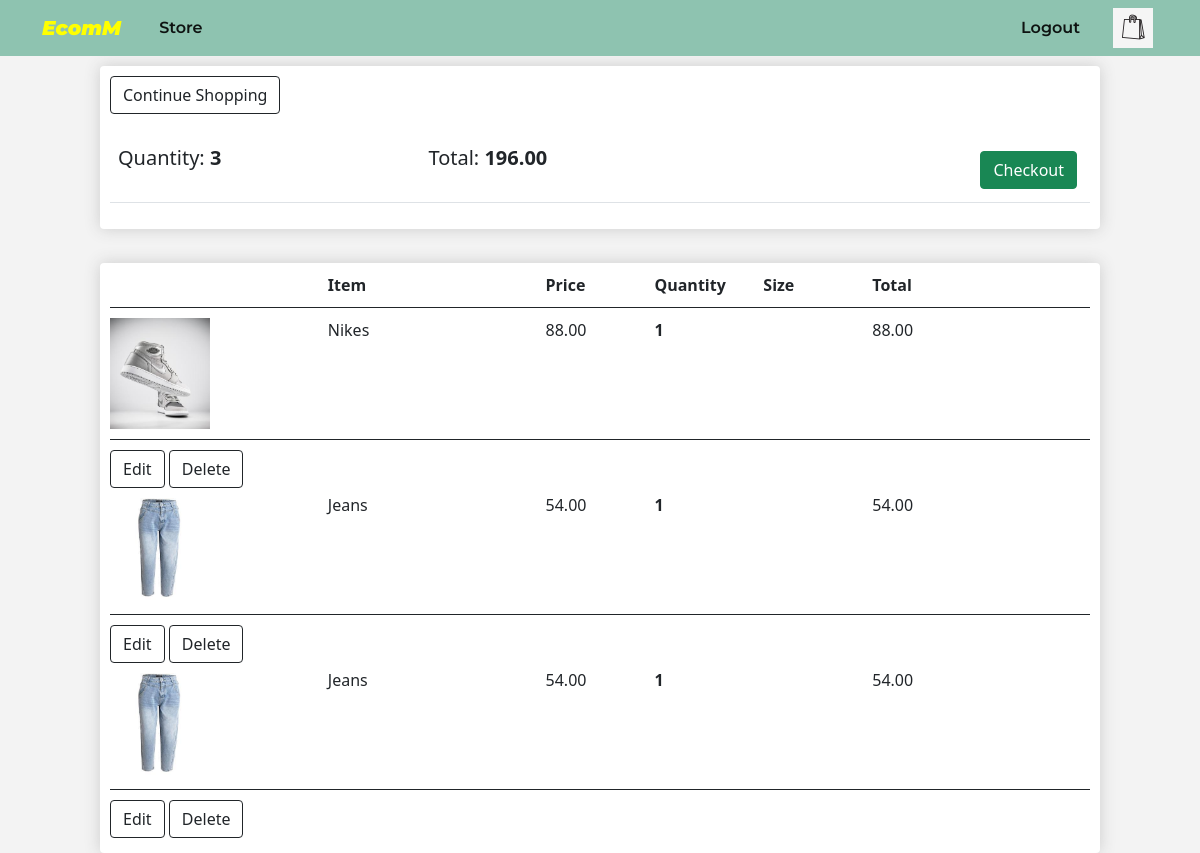
The page /order/ (signed in) on the database its author committed.
### products/models.py (models this page shows, shortened)
class Order(models.Model):
    customer = models.ForeignKey(Profile, on_delete=models.SET_NULL, null=True)
    compleated = models.BooleanField(default=False)
    @property
    def get_price_total(self):
        orderitems = self.order_items.all()
        total_orderitem = sum([item.get_total for item in orderitems])
        return total_orderitem
    @property
    def get_qty_total(self):
        orderitems = self.order_items.all()
        total_qty = sum([item.quantity for item in orderitems])
        return total_qty

class OrderItem(models.Model):
    product = models.ForeignKey(ProductCard, on_delete=models.SET_NULL, null=True, blank=True)
    order = models.ForeignKey(Order, on_delete=models.SET_NULL, null=True, related_name="order_items", blank=True)
    quantity = models.IntegerField(default=1, null=True, blank=True)
    shoe_size = models.ForeignKey('ShoeSize', on_delete=models.SET_NULL, blank=True, null=True)
    cloth_size = models.ForeignKey('ClothSize', on_delete=models.SET_NULL, blank=True, null=True)
    @property
    def get_total(self):
        total = self.product.price * self.quantity
        return total

class ProductCard(models.Model):
    product_image = models.ImageField(null=True, blank=True, upload_to="product_images/", default="default-product.png")
    title = models.CharField(max_length=150)
    description = models.TextField(max_length=500, null=True, blank=True)
    price = models.DecimalField(max_digits=5, decimal_places=2)
    created = models.DateTimeField(auto_now_add=True)
    is_shoe = models.BooleanField(default=True)
    is_cloth = models.BooleanField(default=True)
    def __str__(self):
        return self.title
    class Meta:
        ordering = ['created']

### products/views.py (the view)
# urls.py: path('order/', views.order, name='order'),
@login_required(login_url='login')
def order(request):
    customer = request.user.profile
    order , created = Order.objects.get_or_create(customer=customer, compleated=False)
    orderItems = order.order_items.all()
    return render(request, 'products/order.html', {'orderItems':orderItems, 'order':order,})

### products/templates/products/order.html (shortened to what this page needs)
{%extends 'main.html'%} {% load static %} {%block content%}
<div class="wrapper">
  <div class="row">
    <div class="col-lg-12">
      <div class="box-element">
        <a class="btn btn-outline-dark" href="{%url 'products' %}">Continue Shopping</a>
        <br />
        <br />
        <table class="table">
          <tr>
            <th>
              <h5>Quantity: <strong>{{order.get_qty_total}}</strong></h5>
            </th>
            <th>
              <h5>
                Total: <strong>{{order.get_price_total|floatformat:2}}</strong>
              </h5>
            </th>
            <th>
              {%if order.get_qty_total%}
              <a
                id="checkout"
                class="btn btn-success"
                href="{%url 'checkout' order.id%}">Checkout</a>
              {%endif%}
            </th>
          </tr>
        </table>
      </div>
      <br />
      <div class="box-element">
        <div class="cart-row">
          <div style="flex: 2"></div>
          <div style="flex: 2"><strong>Item</strong></div>
          <div style="flex: 1"><strong>Price</strong></div>
          <div style="flex: 1"><strong>Quantity</strong></div>
          <div style="flex: 1"><strong>Size</strong></div>
          <div style="flex: 2"><strong>Total</strong></div>
        </div>
        {% for item in orderItems %}
        <div class="cart-row">
          <div style="flex: 2">
            {%if item.product.product_image%}
            <img
              class="row-image"
              src="{{item.product.product_image.url}}"
              alt=""
            />
            {%endif%}
          </div>
          <div style="flex: 2"><p>{{item.product}}</p></div>
          <div style="flex: 1"><p>{{item.product.price|floatformat:2}}</p></div>
          <div style="flex: 1">
            <p class="quantity">
              {{item.quantity}}
            </p>
          </div>
          <div style="flex: 1">
          </div>
          <div style="flex: 2"><p>{{item.get_total|floatformat:2}}</p></div>
        </div>
        <div class="edit">
          <a class="btn btn-outline-dark" href="{%url 'update-orderItem' item.id %}">Edit</a>
          <a class="btn btn-outline-dark" href="{%url 'delete-orderItem' item.id %}">Delete</a>
        </div>
        {% endfor %}
      </div>
    </div>
  </div>
</div>
{%endblock%}

### static/css/style.css (style rules this page uses)
* { text-decoration: none; }
body { background-color: #f3f3f3; }
.wrapper { margin: 0 auto; width: 1000px; }
.box-element { box-shadow: hsl(0, 0%, 80%) 0 0 16px; background-color: #fff; border-radius: 4px; padding: 10px; margin-top: 10px; }
#checkout, #shipout { float: right; margin: 5px; }
.cart-row { display: flex; align-items: stretch; padding-bottom: 10px; margin-bottom: 10px; border-bottom: 1px solid; }
.row-image { width: 100px; }
.edit { display: inline-block; margin-bottom: 5px; }
.quantity { display: inline-block; font-weight: 700; padding-right: 10px; margin-bottom: 0; }

### rows shown on the page
Order: get_qty_total "3", get_price_total "196.00"
OrderItem: product.product_image (picture), product "Nikes", product.price "88.00", quantity "1", get_total "88.00"
OrderItem: product.product_image (picture), product "Jeans", product.price "54.00", quantity "1", get_total "54.00"
OrderItem: product.product_image (picture), product "Jeans", product.price "54.00", quantity "1", get_total "54.00"
